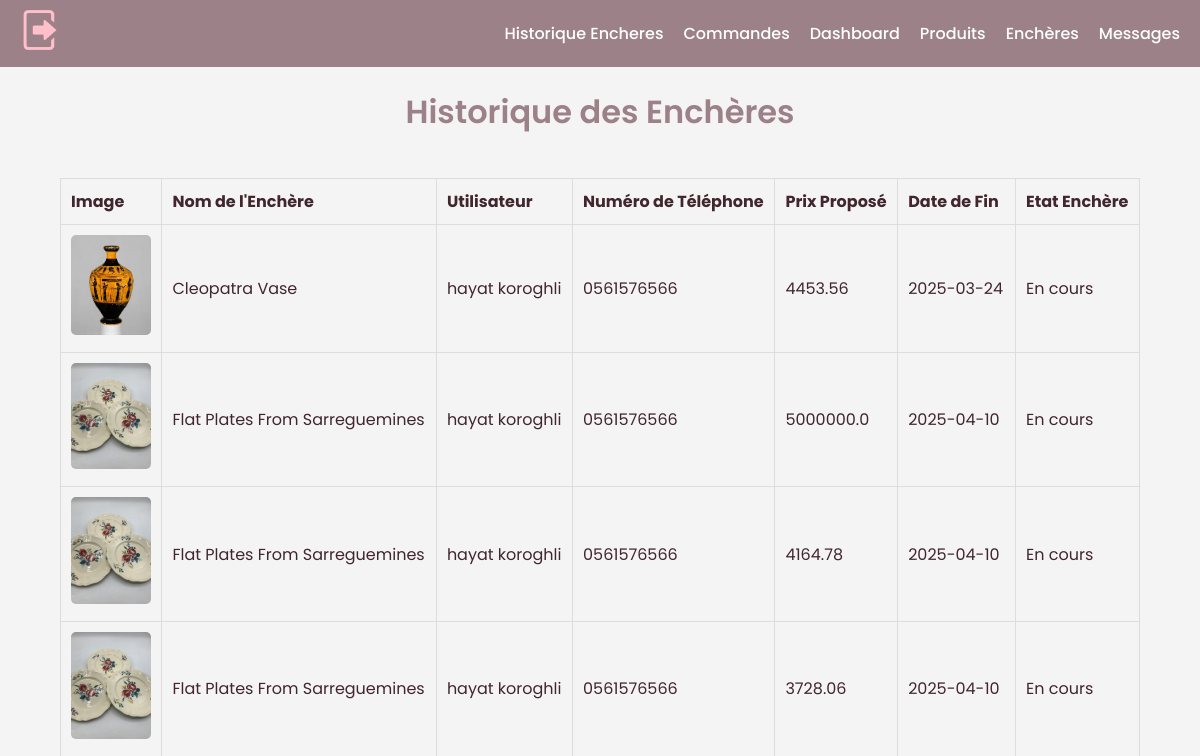
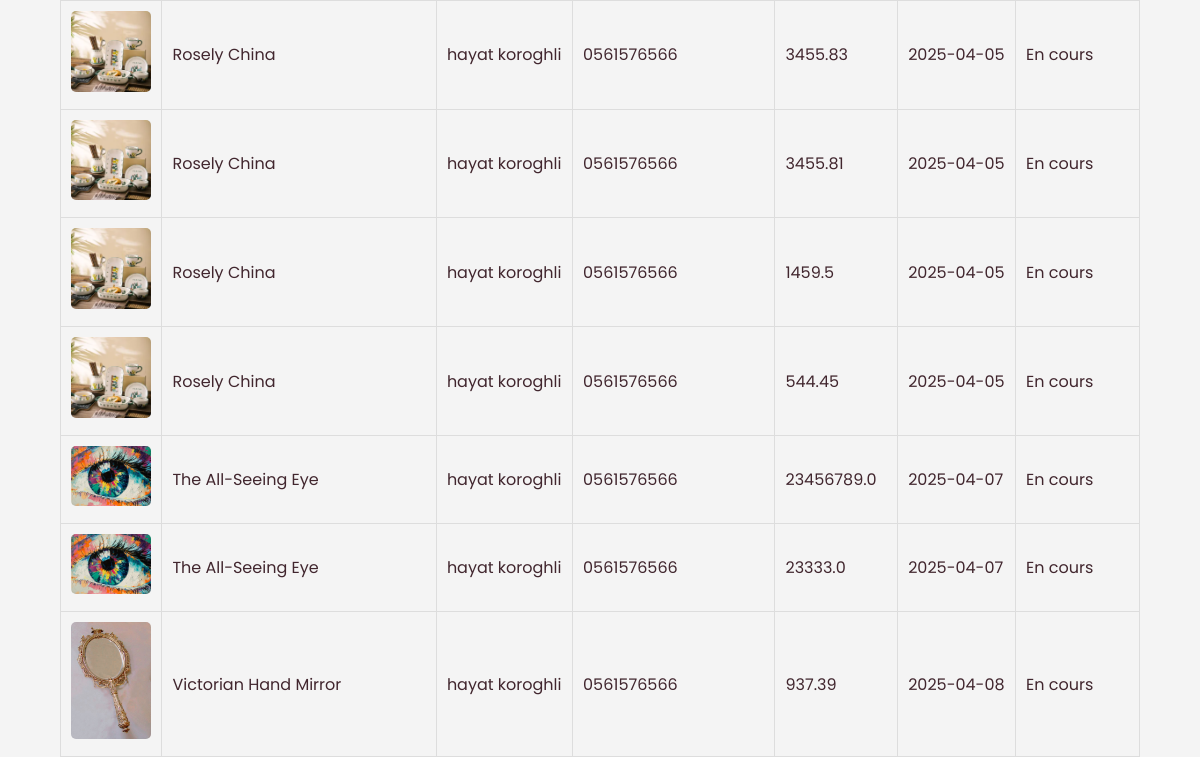
/admin/historique_encheres, run on an earlier commit of the app's database (2 pictures, top to bottom).
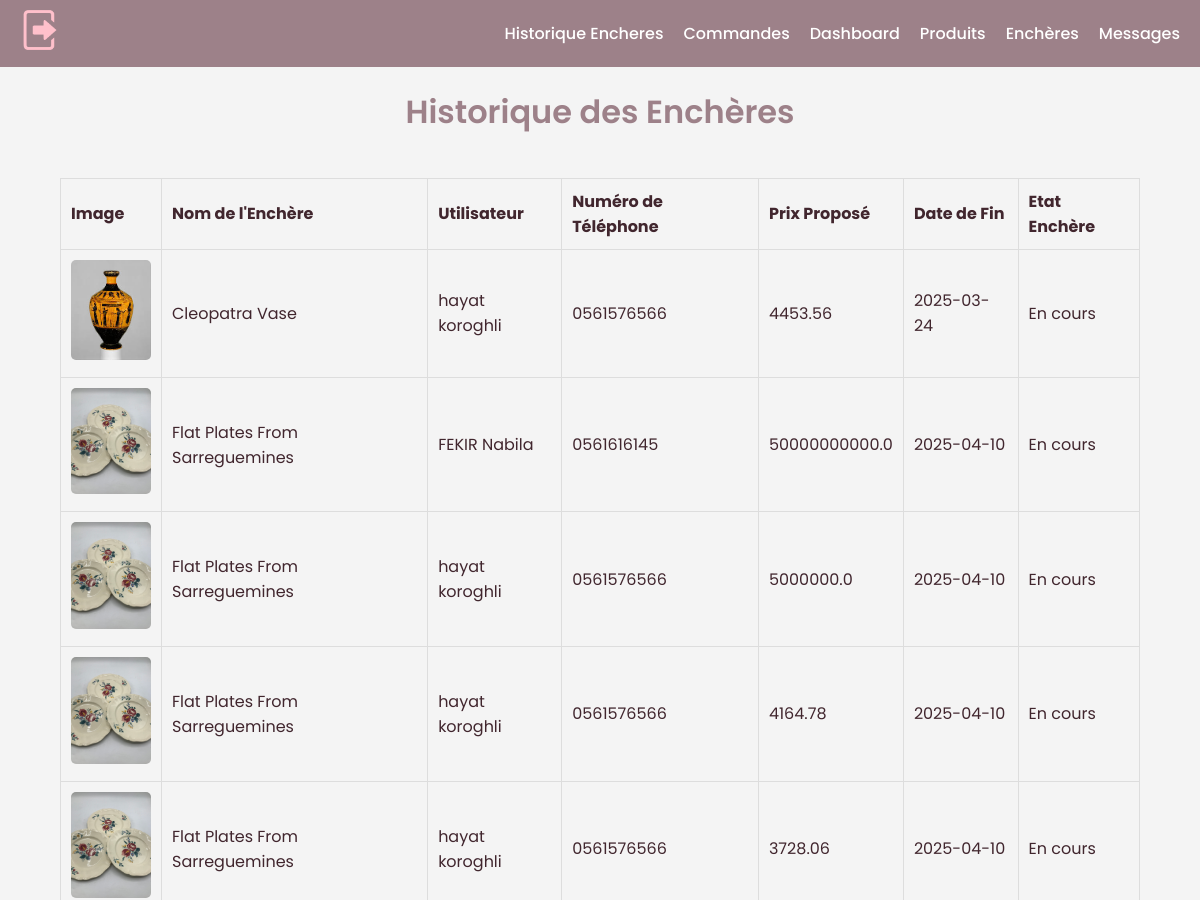
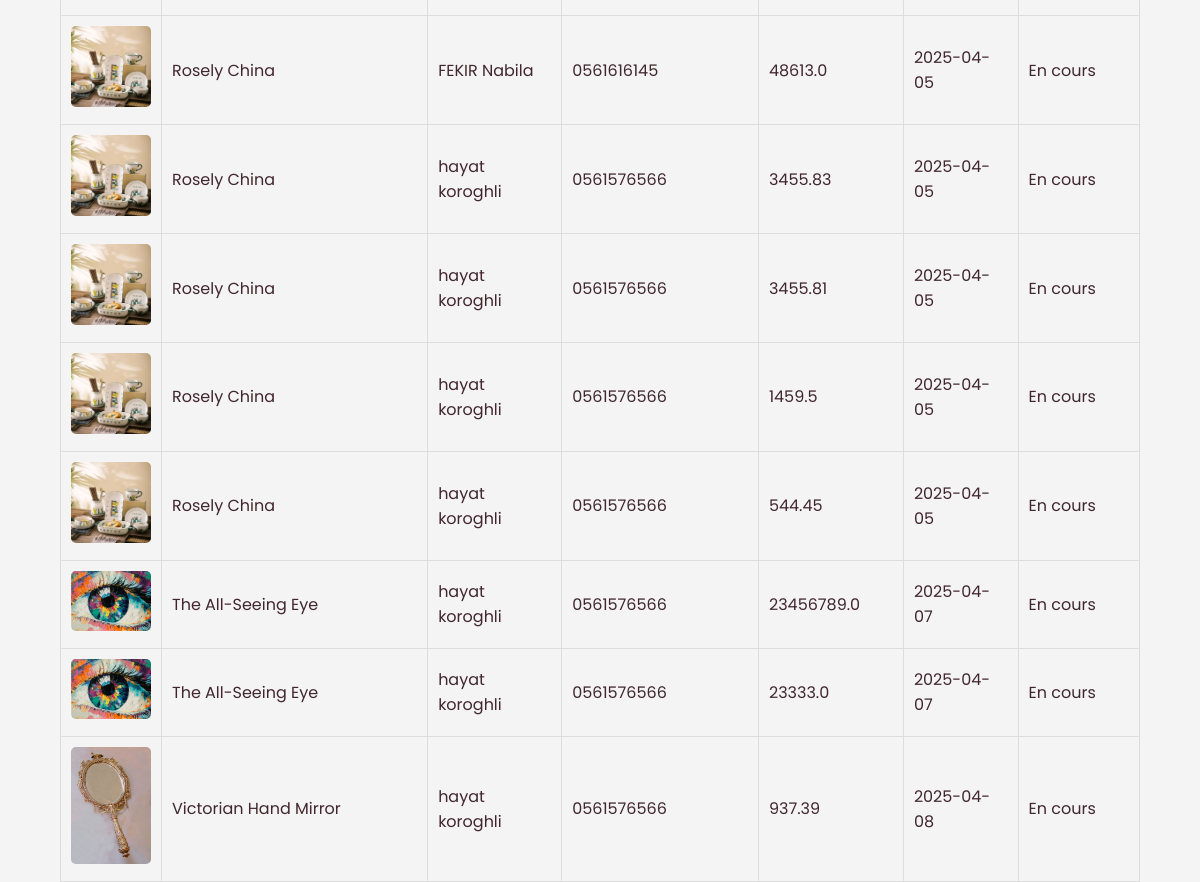
And on a later commit of the database (2 pictures, top to bottom).
### tables this page shows
CREATE TABLE historique_enchere (
            id_enchere INTEGER NOT NULL,
            id_user INTEGER,
            proposed_price REAL NOT NULL,
            FOREIGN KEY (id_user) REFERENCES users(id),
            FOREIGN KEY (id_enchere) REFERENCES enchere(id),
            PRIMARY KEY (id_enchere, id_user, proposed_price)
            
        );

CREATE TABLE enchere (
            id_enchere INTEGER PRIMARY KEY AUTOINCREMENT,
            name TEXT NOT NULL,
            etat TEXT NOT NULL DEFAULT 'En cours',
            description TEXT NOT NULL,
            image_url TEXT, 
            prix REAL NOT NULL,
            date_fin DATE NOT NULL,
            adresse TEXT NOT NULL
        );

CREATE TABLE users (
            id INTEGER PRIMARY KEY AUTOINCREMENT,
            FirstName TEXT NOT NULL,
            LastName TEXT NOT NULL,
            Email TEXT UNIQUE NOT NULL,
            phoneNum TEXT NOT NULL,
            password TEXT NOT NULL, 
            is_admin INTEGER NOT NULL DEFAULT 0 CHECK(is_admin IN (0,1))  
        );

### app.py (the view)
@app.route("/admin/historique_encheres", methods=["GET"])
def historique_encheres():
    conn = get_db()
    cursor = conn.cursor()
    cursor.execute(
        """
        SELECT
            e.image_url,
            e.name AS enchere_name,
            e.date_fin,
            u.FirstName || ' ' || u.LastName AS user_full_name,
            u.phoneNum,
            h.proposed_price,
            e.etat
        FROM historique_enchere h
        JOIN enchere e ON h.id_enchere = e.id_enchere
        JOIN users u ON h.id_user = u.id
        ORDER BY e.name, h.proposed_price DESC, e.date_fin DESC
    """
    )
    historique = cursor.fetchall()
    conn.close()
    return render_template("historique_encheres.html", historique=historique)

### app.py (called while the page is built)
def get_db():
    conn = sqlite3.connect("database.db")
    conn.row_factory = sqlite3.Row
    return conn

### templates/historique_encheres.html (shortened to what this page needs)
<!DOCTYPE html>
<html lang="fr">
  <head>
    <link
      rel="stylesheet"
      href="{{ url_for('static', filename='admin_enchere.css') }}" />
  </head>
  <body>
    <nav class="navbar">
      <a href="{{ url_for('logout') }}" class="logout-btn">
        <img
          src="{{ url_for('static', filename='img/logout.png') }}"
          alt="Logout" />
      </a>
      <ul class="nav-links">
        <li>
          <a href="{{ url_for('historique_encheres') }}">Historique Encheres</a>
        </li>
        <li><a href="{{ url_for('admin_orders') }}">Commandes</a></li>
        <li><a href="{{ url_for('home_admin') }}">Dashboard</a></li>
        <li><a href="{{ url_for('gestion_produits') }}">Produits</a></li>
        <li><a href="{{ url_for('gestion_encheres') }}">Enchères</a></li>
        <li><a href="{{ url_for('admin_messages') }}">Messages</a></li>
      </ul>
    </nav>
    <h1>Historique des Enchères</h1>
    <div class="table-container">
      <table class="historique-table">
        <thead>
          <tr>
            <th>Image</th>
            <th>Nom de l'Enchère</th>
            <th>Utilisateur</th>
            <th>Numéro de Téléphone</th>
            <th>Prix Proposé</th>
            <th>Date de Fin</th>
            <th>Etat Enchère</th>
          </tr>
        </thead>
        <tbody>
          {% for item in historique %}
          <tr>
            <td>
              <img
                src="{{ url_for('static', filename=item.image_url) }}"
                alt="{{ item.enchere_name }}" />
            </td>
            <td>{{ item.enchere_name }}</td>
            <td>{{ item.user_full_name }}</td>
            <td>{{ item.phoneNum }}</td>
            <td>{{ item.proposed_price}}</td>
            <td>{{ item.date_fin }}</td>
            <td>{{item.etat}}</td>
          </tr>
          {% else %}
          <tr>
            <td colspan="5">Aucun historique disponible.</td>
          </tr>
          {% endfor %}
        </tbody>
      </table>
    </div>
  </body>
</html>

### static/admin_enchere.css (style rules this page uses)
body { font-family: "Poppins", sans-serif; background-color: #f4f4f4; margin: 0; padding: 0px; text-align: center; color: #41262e; }
h1, h2 { color: #9d8189; font-weight: 600; }
a { text-decoration: none; color: #7b313d; transition: color 0.3s ease; }
ul { list-style: none; }
.navbar { display: flex; align-items: center; justify-content: space-between; background-color: #9d8189; padding: 10px 20px; }
.nav-links { list-style: none; margin: 0; padding: 0; display: flex; }
.nav-links li { margin-left: 20px; }
.nav-links a { color: white; text-decoration: none; font-weight: 500; }
.logout-btn img { width: 40px; height: auto; cursor: pointer; transition: opacity 0.3s ease; }
.historique-table { width: 100%; border-collapse: collapse; margin-top: 20px; }
.historique-table th, .historique-table td { border: 1px solid #ddd; padding: 10px; text-align: left; }
.historique-table th { background-color: #f4f4f4; font-weight: bold; }
.historique-table img { width: 80px; height: auto; border-radius: 5px; }
.table-container { width: 90%; margin: auto; overflow-x: auto; }

What changed in the data, as far as the page shows it:
added historique_enchere: name (picture), enchere_name "Flat Plates From Sarreguemines", user_full_name "FEKIR Nabila", phoneNum "0561616145", proposed_price "50000000000.0", date_fin "2025-04-10", etat "En cours"
added historique_enchere: name (picture), enchere_name "Rosely China", user_full_name "FEKIR Nabila", phoneNum "0561616145", proposed_price "48613.0", date_fin "2025-04-05", etat "En cours"
